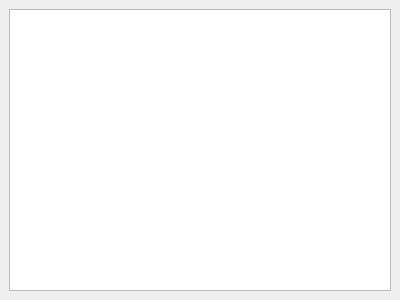
<?xml version="1.0" encoding="UTF-8"?>
<ui version="4.0">
 <class>cmd</class>
 <widget class="QMainWindow" name="cmd">
  <property name="geometry">
   <rect>
    <x>0</x>
    <y>0</y>
    <width>400</width>
    <height>300</height>
   </rect>
  </property>
  <property name="windowTitle">
   <string>nuitka编译</string>
  </property>
  <widget class="QWidget" name="centralwidget">
   <layout class="QHBoxLayout" name="horizontalLayout">
    <item>
     <widget class="TextEdit" name="textEdit">
      <property name="undoRedoEnabled">
       <bool>false</bool>
      </property>
      <property name="readOnly">
       <bool>true</bool>
      </property>
      <property name="html">
       <string>&lt;!DOCTYPE HTML PUBLIC &quot;-//W3C//DTD HTML 4.0//EN&quot; &quot;http://www.w3.org/TR/REC-html40/strict.dtd&quot;&gt;
&lt;html&gt;&lt;head&gt;&lt;meta name=&quot;qrichtext&quot; content=&quot;1&quot; /&gt;&lt;meta charset=&quot;utf-8&quot; /&gt;&lt;style type=&quot;text/css&quot;&gt;
p, li { white-space: pre-wrap; }
hr { height: 1px; border-width: 0; }
li.unchecked::marker { content: &quot;\2610&quot;; }
li.checked::marker { content: &quot;\2612&quot;; }
&lt;/style&gt;&lt;/head&gt;&lt;body style=&quot; font-family:'Microsoft YaHei UI'; font-size:9pt; font-weight:400; font-style:normal;&quot;&gt;
&lt;p style=&quot;-qt-paragraph-type:empty; margin-top:0px; margin-bottom:0px; margin-left:0px; margin-right:0px; -qt-block-indent:0; text-indent:0px; font-family:'HarmonyOS Sans SC';&quot;&gt;&lt;br /&gt;&lt;/p&gt;&lt;/body&gt;&lt;/html&gt;</string>
      </property>
      <property name="textInteractionFlags">
       <set>Qt::TextSelectableByKeyboard|Qt::TextSelectableByMouse</set>
      </property>
     </widget>
    </item>
   </layout>
  </widget>
 </widget>
 <customwidgets>
  <customwidget>
   <class>TextEdit</class>
   <extends>QTextEdit</extends>
   <header>qfluentwidgets</header>
  </customwidget>
 </customwidgets>
 <resources/>
 <connections/>
</ui>
